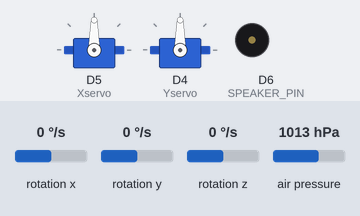
Bench run of a sketch on a simulated Arduino Nano 33 BLE. On the bench: 2 × servo, buzzer (waves = sounding). The test bench sets the inputs (shaded band); at power-on: rotation x 0 °/s, rotation y 0 °/s, rotation z 0 °/s, air pressure 1013 hPa (analog values on the 0–1023 scale).

Above: at 1.3 s.
1.4 s: rotation x set to -192 °/s
At 2.45 s:
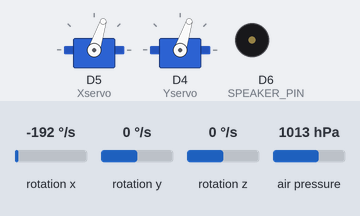
At 3.6 s:
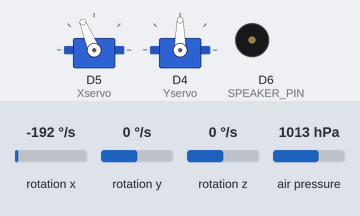
4.4 s: rotation y set to -192 °/s
At 7.23 s:
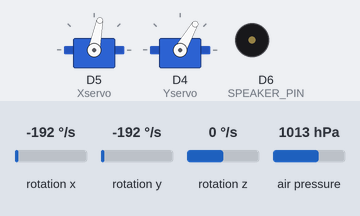
7.4 s: rotation x set to -100 °/s
10.4 s: rotation x set to 100 °/s
13.4 s: rotation y set to 100 °/s
Timing chart, 0 to 17.4 s (numbered marks = the images above; inputs shaded):
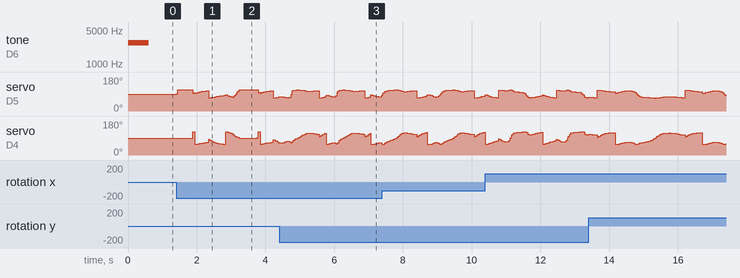

The sketch:

TVC_Flight_Control.ino
```cpp
#include <Arduino_LPS22HB.h>
#include "Arduino_BMI270_BMM150.h"
#include "Gimbal.h"
#include "PID.h"

#define SPEAKER_PIN D6
#define SPEAKER_TONE_HZ 2730

#define SERVO_UPDATE_FREQUENCY_HZ 50

#define PID_FREQUENCY_HZ 1000

// Gyro bias
#define GX_BIAS -0.1062f
#define GY_BIAS -0.0075f
#define GZ_BIAS -0.1001f

// Gimbal
// Angle to servo angle ratios
#define XGAIN 2.1645f
#define YGAIN 3.413f

// ---- TELEMETRY ----
// phi, theta, pid_phi, pid_theta, gx, gy, barometer

// Runtime; after this many seconds, stop collecting telemetry
#define RUNTIME 60
// Telemetry same rate (Hz)
#define TELEMETRY_FREQ_HZ 10

// Number of measurements being tracked over time (not including time)
// IMPORTANT: source code must change if this is changed
#define MEASUREMENTS 5

#define MAX_TELEMETRY_ENTRIES RUNTIME*TELEMETRY_FREQ_HZ

// Ignition
#define IGNITION_PIN A5
#define THRESHOLD_VOLTAGE 1.5f // Threshold for launch (adjust this)
#define ADC_MAX 4095
#define VREF 3.3f

// Telemetry logging
unsigned long timestamps[MAX_TELEMETRY_ENTRIES];
float entries[MAX_TELEMETRY_ENTRIES][MEASUREMENTS];
unsigned long last_log;
int current_entry = 0;
unsigned long launch_time; // in microseconds from power on


// Rocket State
enum class FlightState : uint8_t {
  PRE_LAUNCH,
  FLIGHT,
  OUTPUT_TELEMETRY
};

FlightState flightState = FlightState::PRE_LAUNCH;

Gimbal gimbal(XGAIN, YGAIN);


// Create PIDs
PID pid_phi;
PID pid_theta;


// Store readings and times
float gx, gy, gz;
float pgx = 0.0f;
float pgy = 0.0f;
unsigned long last_reading;
unsigned long done_time;


// Rocket orientation state
float roll = 0.0f;
float pitch = 0.0f;
// Attitude quaternion (body -> launch frame), [w, x, y, z]. Identity = vertical.
float q0 = 1.0f, q1 = 0.0f, q2 = 0.0f, q3 = 0.0f;


unsigned long last_pid_update = 0;
unsigned long last_servo_update = 0;


void setup() {

  if (!IMU.begin()) {
    Serial.println("Failed to initialize IMU");
    while (1);
  }
  if (!BARO.begin()) {
    Serial.println("Failed to initialize pressure sensor!");
    while (1);
  }

  analogReadResolution(12);

  gimbal.attach();

  tone(SPEAKER_PIN, SPEAKER_TONE_HZ, 500);
  delay(100);
  gimbal.write(0,0);

}

void loop() {

  if (flightState == FlightState::FLIGHT) {
    controlFlight();
  } else if (flightState == FlightState::PRE_LAUNCH) {
    detectLaunch();
  } else {
    outputTelemetry();
  }

}


void detectLaunch() {
  // Read analog pin
  // NOTE: this is not debounced, consider this in future revisions
  int raw = analogRead(IGNITION_PIN);
  float voltage = raw * (VREF / ADC_MAX);

  if (voltage >= THRESHOLD_VOLTAGE) {
    flightState = FlightState::FLIGHT;
    launch_time = micros();
    last_log = millis();
    tone(SPEAKER_PIN, SPEAKER_TONE_HZ, 500);
    last_reading = launch_time;
    done_time = launch_time + RUNTIME * 1000000;
  }
}


void controlFlight() {

  // Update Orientation State
  if (IMU.gyroscopeAvailable()) {

    IMU.readGyroscope(gx, gy, gz);

    // Real elapsed time for the step (more accurate than a fixed dt)
    unsigned long now = micros();
    float dt = (now - last_reading) * 1.0e-6f;
    last_reading = now;

    // Skip the first sample and any abnormally large step
    if (dt > 0.0f && dt < 0.1f) {

      // Remove bias and scale error
      gx = gx - GX_BIAS;
      gy = gy - GY_BIAS;
      gz = 0.0f;

      // Board axes -> body axes
      float wx = gx * DEG_TO_RAD;  // rad/s, body X (transverse)
      float wy = gy * DEG_TO_RAD;  // rad/s, body Y (transverse)
      float wz = 0.0f;  // rad/s, body Z (long axis / spin)

      // Integrate with the exact exponential map. A body rate that is constant
      // over the step (e.g. steady spin) is integrated exactly at any dt;
      // residual error comes only from the rate changing within a step.
      float dthx = wx * dt;
      float dthy = wy * dt;
      float dthz = 0.0f;
      float theta = sqrtf(dthx*dthx + dthy*dthy);

      float dw, dx, dy, dz;           // incremental rotation quaternion
      if (theta > 1.0e-8f) {
        float half = 0.5f * theta;
        float s = sinf(half) / theta;
        dw = cosf(half);
        dx = dthx * s;
        dy = dthy * s;
        dz = 0.0f;
      } else {                        // small-angle limit (avoids div-by-zero)
        dw = 1.0f;
        dx = 0.5f * dthx;
        dy = 0.5f * dthy;
        dz = 0.0f;
      }

      // q = q (x) dq   (Hamilton product; body-frame rate update)
      float nq0 = q0*dw - q1*dx - q2*dy - q3*dz;
      float nq1 = q0*dx + q1*dw + q2*dz - q3*dy;
      float nq2 = q0*dy - q1*dz + q2*dw + q3*dx;
      float nq3 = q0*dz + q1*dy - q2*dx + q3*dw;

      // Renormalise
      float inv = 1.0f / sqrtf(nq0*nq0 + nq1*nq1 + nq2*nq2 + nq3*nq3);
      q0 = nq0*inv; q1 = nq1*inv; q2 = nq2*inv; q3 = nq3*inv;
    }

    // Long axis (body Z) expressed in the launch frame = 3rd column of R(q).
    float vx = 2.0f * (q1*q3 + q0*q2);
    float vy = 2.0f * (q2*q3 - q0*q1);
    float vz = 1.0f - 2.0f * (q1*q1 + q2*q2);   // = cos(total tilt)

    // Two orthogonal off-vertical lean angles (each 0 at vertical).
    pitch = atan2f(vx, vz);   // lean in X-Z plane
    roll  = atan2f(vy, vz);   // lean in Y-Z plane

    pgx = gx;
    pgy = gy;
    last_reading = now;

  }


  // PID update
  unsigned long now_micros = micros();
  if (now_micros - last_pid_update >= 1e6 / PID_FREQUENCY_HZ) {
    // Update PIDs
    pid_phi.update(roll);
    pid_theta.update(pitch);

    last_pid_update = now_micros;
  }

  // Write to gimbal servos
  if (millis() - last_servo_update >= 1e3 / SERVO_UPDATE_FREQUENCY_HZ) {
    // Write PID output to gimbal
    gimbal.write(-round(pid_phi.get_un()*RAD_TO_DEG), round(pid_theta.get_un()*RAD_TO_DEG));

    last_servo_update = millis();
  }


  // Collect Telemetry
  if (millis() - last_log >= 1e3 / TELEMETRY_FREQ_HZ) {
    if (current_entry < MAX_TELEMETRY_ENTRIES) {
      float pressure = BARO.readPressure();
      timestamps[current_entry] = now_micros;
      entries[current_entry][0] = pitch;
      entries[current_entry][1] = roll;
      entries[current_entry][2] = pid_phi.get_un();
      entries[current_entry][3] = pid_theta.get_un();
      entries[current_entry][4] = pressure;
      current_entry++;
    }
    last_log = millis();
  }

  // Is runtime over?
  if (micros() >= done_time) {
    // Take a break
    delay(20000); // 20s
    flightState = FlightState::OUTPUT_TELEMETRY;
  }

}


void outputTelemetry() {
  Serial.println();
  Serial.print("Launch time:");
  Serial.print('\t');
  Serial.println(launch_time);
  for (int i = 0; i < MAX_TELEMETRY_ENTRIES; i++) {
    Serial.print((timestamps[i] - launch_time) * 0.000001f, 6); // ms -> s
    Serial.print(',');
    for (int j = 0; j < MEASUREMENTS-1; j++) {
      Serial.print(entries[i][j],6);
      Serial.print(',');
    }
    Serial.println(entries[i][MEASUREMENTS-1],6);
  }
  delay(10000); // 10s then print again
}
```

Gimbal.cpp
```cpp
#include "Gimbal.h"
#include <Servo.h>
#include <Arduino.h>

Gimbal::Gimbal() {
  Xgain = 1.0f;
  Ygain = 1.0f;
}

Gimbal::Gimbal(float xgain, float ygain) {
  Xgain = xgain;
  Ygain = ygain;
}

void Gimbal::attach() {
  Xservo.attach(D5);
  Yservo.attach(D4);
}

void Gimbal::write(int x, int y) {

  if ( x*x + y*y > VECTORING_LIMIT_DEG * VECTORING_LIMIT_DEG ) {

    const float command_angle = atan2(x, y);
    Xservo.write(90 - round( VECTORING_LIMIT_DEG * sin(command_angle) * Xgain ));
    Yservo.write(90 + round( VECTORING_LIMIT_DEG * cos(command_angle) * Ygain ));

    return;

  }

  Xservo.write(90 - round(x*Xgain));
  Yservo.write(90 + round(y*Ygain));

}
```

Gimbal.h
```cpp
#ifndef Gimbal_h
#define Gimbal_h

#include <Servo.h>
#include <Arduino.h>

#define VECTORING_LIMIT_DEG 10.0f


class Gimbal {
  public:
    Servo Xservo;
    Servo Yservo;

    float Xgain, Ygain;

    Gimbal();
    // x = phi, y = theta
    Gimbal(float xgain, float ygain);

    void attach();

    // x = phi, y = theta
    void write(int x, int y);
};

#endif
```

PID.cpp
```cpp
#include "PID.h"

PID::PID() {
  // ...
}

void PID::update(float measurement) {
  e_n = measurement - control; // Radians
  p_n = Kp * e_n;

  i_n += (Ki * T / 2) * (e_n + e_n_1);
  d_n = d_n_1 * (2 * t - T) / (2 * t + T) + 2 * Kd / (2 * t + T) * (e_n - e_n_1);

  if (i_n > int_limit_max) {  // Integrator wind-up limits
    i_n = int_limit_max;
  }
  if (i_n < int_limit_min) {
    i_n = int_limit_min;
  }

  u_n = p_n + i_n + d_n;
  d_n_1 = d_n;
  e_n_1 = e_n;
}

float PID::get_un() {
  return u_n;
}

float PID::get_frequency() {
  return frequency;
}
```

PID.h
```cpp
/**********************************************************************************************

PseudoCode:

p[n] = Kp * e[n] ;
i[n] = i[n-1] + (Ki*T/2)*(e[n] + e[n-1]) ;
d[n] = d[n-1]*(2t+T)/(2t - T) + 2Kd / (2t + T)*(e[n] - e[n-1]) ;

u[n] = p[n] + i[n] + d[n] ;

**********************************************************************************************/

#ifndef PID_h
#define PID_h

#define PID_FILTER_PERIOD_S 0.001f
#define PID_CONTROL 0f

class PID {
  public:
    PID();
    void update(float measurement);
    float get_un();
    float get_frequency();
  private:
    // constants
    const float control = 0.0f;
    const float Kp = 0.50f;
    const float Ki = 0.00f;
    const float Kd = 0.05f;
    const float t = 0.05f;
    const float T = PID_FILTER_PERIOD_S;
    const float frequency = 1 / PID_FILTER_PERIOD_S;
    const float int_limit_max = 0.001f;
    const float int_limit_min = -0.001f;
    // mutables
    float e_n = 0.0f;
    float e_n_1 = 0.0f;
    float d_n_1 = 0.0f;
    float u_n = 0.0f;
    float p_n = 0.0f;
    float i_n = 0.0f;
    float d_n = 0.0f;
};

#endif
```
